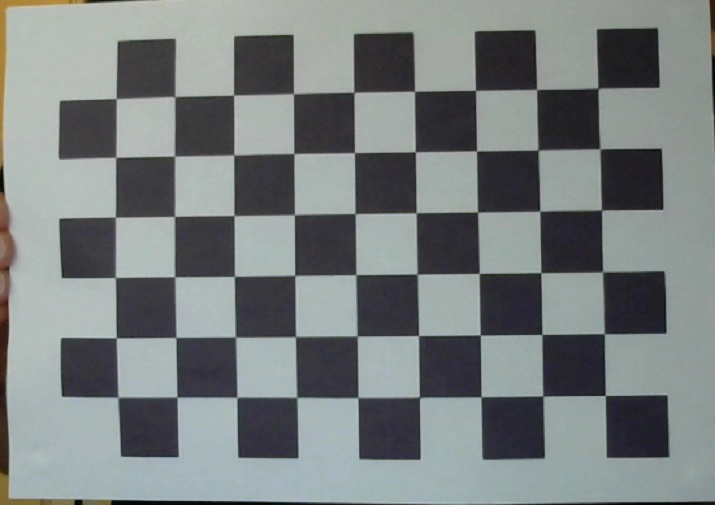
#> input picture calib_chessboard.jpg, 715 x 505 px, given in place of the camera
$ python multiple_tracking.py
#> lines starting #> are read from the running program, lines starting #| are printed output that depends on the picture; after the words box and inside, x2 and y2 are one past the last pixel; in counts of white or black regions, pixels touching at a corner belong together

# This code detects different colors and tracks their motion in space.
# You can either load a video or get input from a webcam.
# I'm adding a graph that can track and plot objects moving in real time.


# import the necessary packages
import numpy as np
import argparse
import imutils
import cv2
import matplotlib.pyplot as plt


# construct the argument parse and parse the arguments
ap = argparse.ArgumentParser()
ap.add_argument("-v", "--video", help="path to the (optional) video file")
ap.add_argument("-b", "--buffer", type=int, default=64, help="max buffer size")
args = vars(ap.parse_args())


# define the lower and upper boundaries of the colors in the HSV color space
lower = {'red':(0,140,160),'green':(30,85,6),'blue':(97,100,117),'yellow':(23,59,119)}
upper = {'red':(35,205,205),'green':(165,255,255),'blue':(117,255,255),'yellow':(54,255,255)}

# define standard colors for circle around the object (RGB)
colors = {'red':(0,0,255), 'green':(0,255,0), 'blue':(255,0,0), 'yellow':(255,255,0)}
 #pts = deque(maxlen=args["buffer"])

# if a video path was not supplied, grab the reference to the webcam
if not args.get("video", False):
    camera = cv2.VideoCapture(2)
# otherwise, grab a reference to the video file
else:
    camera = cv2.VideoCapture(args["video"])


# declare empty dictionary to keep trajectory data (how many colors?)
traj = {}
for color, value in upper.items(): traj[color]=[]

t = float(0)


# keep looping
while True:
    # grab the current frame
    (grabbed, frame) = camera.read()
#> frame is the input picture: shape (505, 715, 3); mean B, G, R 127.8, 127.6, 121.5
    # if we are viewing a video and we did not grab a frame,
    # then we have reached the end of the video
    if args.get("video") and not grabbed:
        break

    # resize the frame, blur it, and convert it to the HSV color space
    frame = imutils.resize(frame, width=600)
#> frame: shape (423, 600, 3)
    blurred = cv2.GaussianBlur(frame, (11, 11), 0)
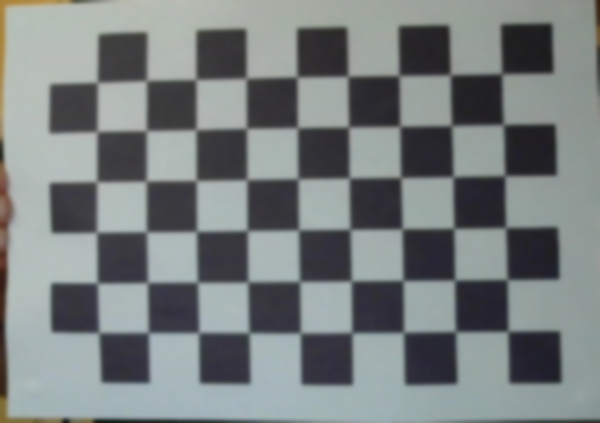
#> blurred: shape (423, 600, 3); mean B, G, R 127.9, 127.6, 121.6
    hsv = cv2.cvtColor(blurred, cv2.COLOR_BGR2HSV)
#> hsv: shape (423, 600, 3); mean H, S, V 91.7, 22.5, 130.5

    # flag to check if both colors appear, to draw connecting line
    connect = True

    # for each color in dictionary, check object in the frame
    for color, value in upper.items():
        # construct a mask for the specified color from dictionary,
        # then perform a series of dilations and erosions to remove
        # any small blobs left in the mask
        kernel = np.ones((9,9),np.uint8)
        mask = cv2.inRange(hsv, lower[color], upper[color])
        mask = cv2.morphologyEx(mask, cv2.MORPH_OPEN, kernel)
        mask = cv2.morphologyEx(mask, cv2.MORPH_CLOSE, kernel)

        # find contours in the mask and initialize the current
        # (x, y) center of the ball
        cnts, _ = cv2.findContours(mask.copy(), cv2.RETR_EXTERNAL, cv2.CHAIN_APPROX_SIMPLE)
        center = None
        connect = connect and (len(cnts)>0)

        # only proceed if at least one contour was found
        if len(cnts) > 0:
            # find the largest contour in the mask, then use it to compute
            # the minimum enclosing circle and centroid
            c = max(cnts, key=cv2.contourArea)
            ((x, y), radius) = cv2.minEnclosingCircle(c)
            M = cv2.moments(c)
            center = (int(M["m10"] / M["m00"]), int(M["m01"] / M["m00"]))
            #print("For %s color: %s" %(color,center))

            # keep the center location of the contours in the dictionary
            traj[color].append(center)

            # only proceed if the radius meets a minimum size. Correct this value for your object's size
            if radius > 0.5:
                # draw the circle and centroid on the frame,
                # then update the list of tracked points
                cv2.circle(frame, (int(x), int(y)), int(radius), colors[color], 2)
                cv2.putText(frame, color, (int(x-radius),int(y-radius)),
                            cv2.FONT_HERSHEY_SIMPLEX, 0.6,colors[color],2)
#> this loop made 4 passes
#> (connect, x, y, radius, center) on pass 1: (True, 2.5, 2.5, 3.54, (2, 2))
#> connect on passes 2 to 4: False, False, False
#> pass 1, `mask = cv2.inRange(hsv, lower[color], upper[color])`:
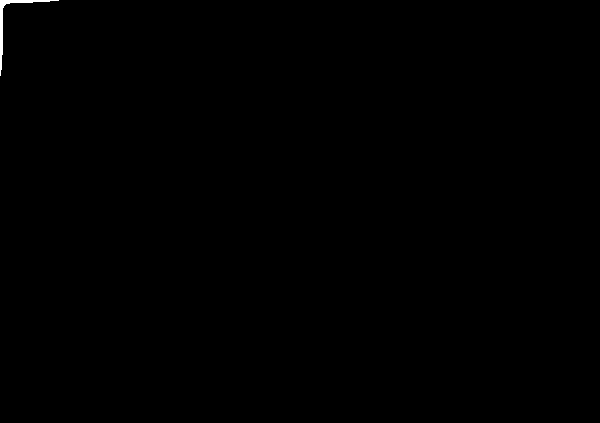
#> mask: shape (423, 600); 0.14% white; 1 white region, box (x1, y1, x2, y2) and area: (0, 0, 59, 76) 348
#> pass 2, `mask = cv2.inRange(hsv, lower[color], upper[color])`:
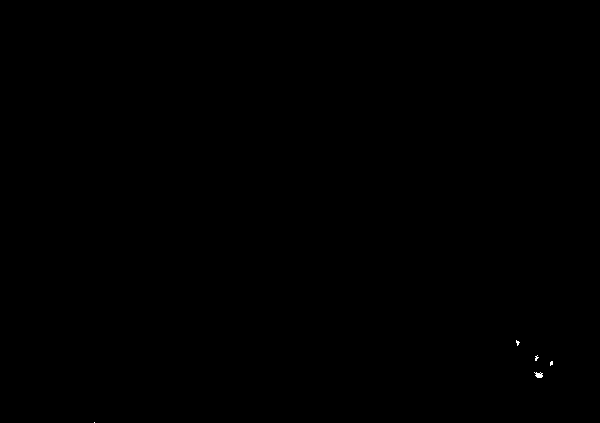
#> mask: shape (423, 600); 0.03% white in thin lines or dots, all inside (x1, y1, x2, y2) = (94, 340, 553, 423)
#> after the loop: frame: shape (423, 600, 3); mean B, G, R 127.8, 127.5, 121.5

    # create a line connecting two colors, if only both colors appear
    #if connect :
    #    cv2.line(frame, traj["red"][-1], traj["green"][-1], (255,0,0), 5)

    # show the frame to our screen
    cv2.imshow("Frame", frame)

    # display the image and wait for a keypress
    key = cv2.waitKey(1) & 0xFF
#> (key q is pressed here)

    # if the 'q' key is pressed, stop the loop.
    if key == ord("q"):
        #print(traj)
        break


# after quiting, plot the trajectory only if there is any to plot
# draw each color first before showing them simultaneously
for color, value in traj.items():
    if len(value) > 0:
        plt.scatter(*zip(*traj[color]), s=5, color=color)
        plt.xlim([0, 600])
        plt.ylim([0, 600])

plt.show()  # Show the plot object
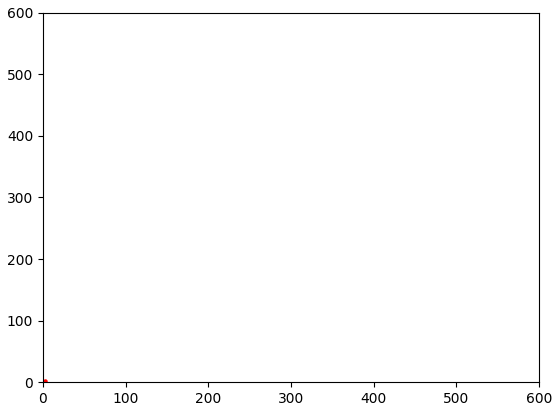
#> figure drawn by matplotlib, 1 panel


# cleanup the camera and close any open windows
camera.release()
cv2.destroyAllWindows()
